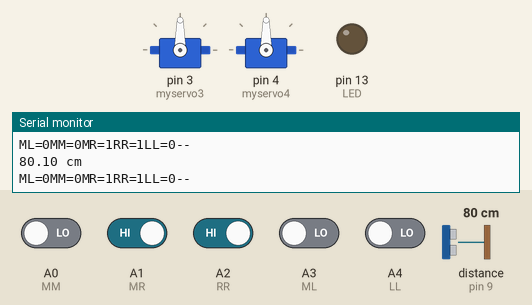
A sketch run on a simulated Arduino Uno, built with avr-gcc and run on an emulated ATmega328P. Shown: 2 × servo, output pins drawn as LEDs (lit = HIGH), the last lines printed to the serial monitor. Wiring (inferred from the names in the program): ultrasonic range finder: trigger pin 10; echo pin 9. The test bench sets the inputs (shaded band); at power-on: A1 (MR), A2 (RR) HIGH, A0 (MM), A3 (ML), A4 (LL) LOW, distance to the obstacle (sensor on pin 9) 80 cm. The echo pulse lasts 58.3 µs per cm; pins used as bus, display or sensor lines are not drawn.

Above: at 1.2 s.
1.3 s: distance to the obstacle (sensor on pin 9) set to 10 cm
2.8 s: distance to the obstacle (sensor on pin 9) set to 7 cm
At 4.0 s:
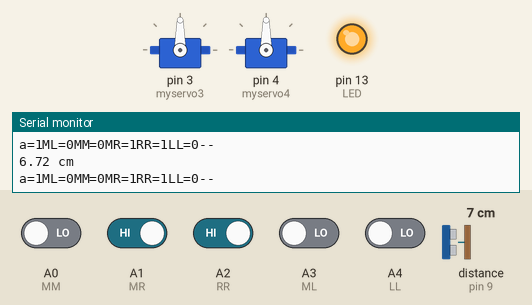
4.3 s: A0 (MM) driven HIGH
At 5.2 s:
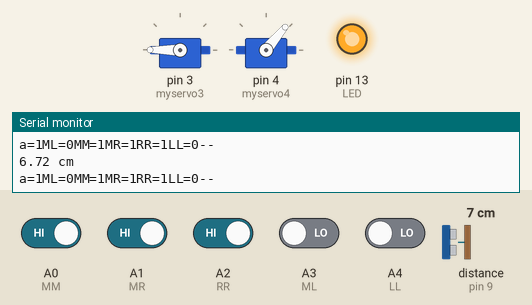
5.8 s: A1 (MR) driven LOW and A2 (RR) driven LOW
At 6.5 s:
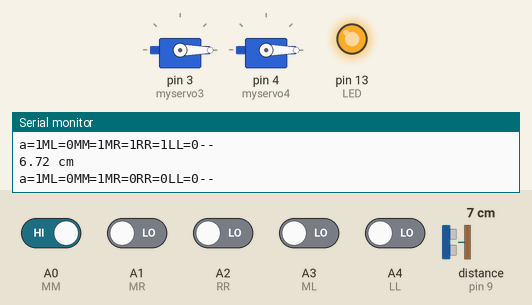
8.8 s: distance to the obstacle (sensor on pin 9) set to 9 cm
At 10.5 s:
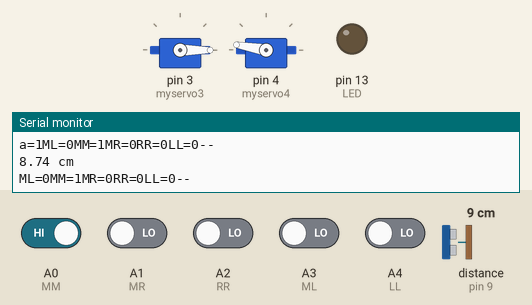
Timing chart, 0 to 12.8 s (numbered marks = the images above; inputs shaded):
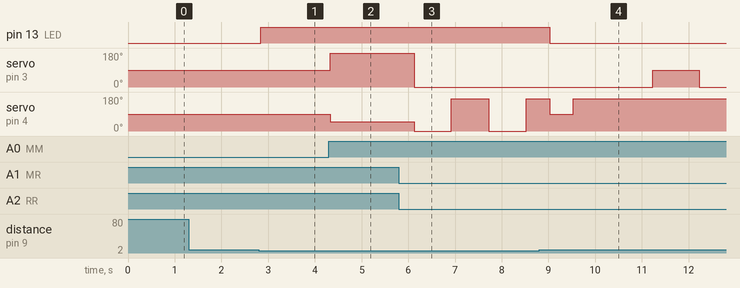

Measured:
- the behaviour switches between 9 and 8 cm on distance to the obstacle (sensor on pin 9) (found by bisection; images 0 and 1)
- after the input at 2.8 s, pin 13 (LED): LOW → HIGH at once
- after the input at 4.3 s, servo on pin 3 (myservo3): 90° → 180° at once; servo on pin 4 (myservo4): 90° → 50° at once
- after the input at 5.8 s, servo on pin 3 (myservo3): 180° → 0° after 0.32 s; servo on pin 4 (myservo4): alternates 170° for 0.80 s and 0° for 0.80 s, starting after 0.32 s
- after the input at 8.8 s, pin 13 (LED): HIGH → LOW after 0.23 s; servo on pin 3 (myservo3): 0° → 90° after 2.4 s, → 0° 1.0 s later

The sketch:

p1sstu.ino
```cpp
//chen
#include <SoftwareSerial.h>//匯入資料庫
#include <Servo.h>
Servo myservo3,myservo4;  //伺服馬達腳位設定
const int trig = 10;      //超音波腳位
const int echo = 9;
                          //設定CNY70的腳位
int ML = A3;              //ML=左邊的感測器
int MM = A0;              //MM＝中間的感測器
int MR = A1;              //MR＝右邊的感測器
int RR = A2;              //RR＝最右邊的感測器
int LL = A4;              //LL=最左邊的感測器
int LED =13;              //設定LED燈的腳位
int a;                    //設定變數
int L;
int M;
int R;
int RRR;
int LLL;
void setup() {           //前置設定
  Serial.begin(9600);    //與序列視窗連接鮑率
  pinMode(ML, INPUT);    //CNY70的輸入
  pinMode(MM, INPUT);
  pinMode(MR, INPUT);
  pinMode(RR, INPUT);
  pinMode(LL, INPUT);
  pinMode(LED, OUTPUT);  //LED輸出
  myservo3.attach(3);    //左邊伺服馬達連接
  myservo4.attach(4);    //右邊伺服馬達連接
}
void loop() {
  pinMode (trig, OUTPUT);          //超音波運行
  pinMode (echo, INPUT);
  float duration, distance;
  digitalWrite(trig, HIGH);
  delayMicroseconds(1000);
  digitalWrite(trig, LOW);
  duration = pulseIn (echo, HIGH);
  distance = (duration/2)/29;
  Serial.print(distance);
  Serial.println(" cm");
  if(distance<8){              //判斷超音波距離長度
     a=1;
     digitalWrite(LED, HIGH);
     Serial.print("a=");
     Serial.print(a);
      }
  Serial.print("ML=");        //讀取CNY70的數值  白＝0 黑＝1
  Serial.print(digitalRead(ML) );
  L = digitalRead(ML);
  Serial.print("MM=");
  Serial.print(digitalRead(MM));
  M = digitalRead(MM);
  Serial.print("MR=");
  Serial.print(digitalRead(MR));
  R = digitalRead(MR);
  Serial.print("RR=");
  Serial.print(digitalRead(RR));
  RRR = digitalRead(RR);
  Serial.print("LL=");
  Serial.print(digitalRead(LL));
  LLL = digitalRead(LL);
  Serial.println("--");
  if(distance<15&&a==2){   //當a==2而且超音波小於15cm時啟動避障動作
    digitalWrite(LED, LOW);
     myservo3.write(0);
      myservo4.write(90);
      delay(500);
      myservo3.write(0);
      myservo4.write(170);
      delay(1700);
      myservo3.write(90);
      myservo4.write(170);
      delay(1000);
      myservo3.write(0);
      myservo4.write(170);
      delay(2000);
      myservo3.write(0);
      myservo4.write(90);
       delay(600);
       myservo3.write(0);
      myservo4.write(170);
      digitalWrite(LED, HIGH);
     }else if(a==2){      //左右相反  當a==2啟動右轉後動作
    if(R==0&&L==0&&M==0){ //停
      myservo3.write(90); //右邊馬達
      myservo4.write(90); //左邊馬達
      }else if(L==1&&M==1&&R==1&&LL==1){
        myservo3.write(0);
        myservo4.write(100);
      }else if(L==1&&M==1&&R==1&&LL==0){
      myservo3.write(750);
      myservo4.write(170);
      }else if(L==1&&M==1&&R==1&&RR==0){
      myservo3.write(0);
      myservo4.write(110);
      }else if(L==0&&M==1&&R==1){
      myservo3.write(65);
      myservo4.write(170);
      }else if(L==1&&M==1&&R==0){
      myservo3.write(0);
      myservo4.write(120);
      }else if(L==1&&M==0&&R==1){//前
     myservo3.write(0);
    myservo4.write(170);
        }
    }else if(a==1){        //當a==1啟動循線功能
     if(RRR==0&&R==0){    //右轉
      delay(300);
      myservo3.write(0);
      myservo4.write(0);
      a=2;               //當a==2進入到啟動右轉後動作
      delay(800);
      myservo3.write(0);
      myservo4.write(170);
      delay(500);
      }else if(L==1&&M==1&&R==1&&LL==0){
      myservo3.write(180);
      myservo4.write(30);;
      }else if(L==1&&M==1&&R==1&&RR==0){
      myservo3.write(180);
      myservo4.write(80);;
      }else if(L==0&&M==1&&R==1){//向左修
      myservo3.write(180);
      myservo4.write(50);
      }else if(L==1&&M==1&&R==0){//向右修
      myservo3.write(180);
      myservo4.write(70);
     }else if(L==1&&M==0&&R==1){//前
     myservo3.write(180);
    myservo4.write(60);
    }
  }
}
```
